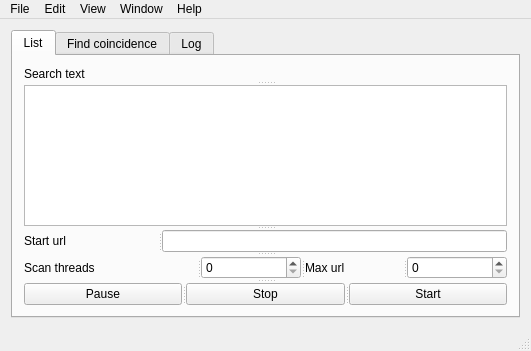
<?xml version="1.0" encoding="UTF-8"?>
<ui version="4.0">
 <class>MainWindow</class>
 <widget class="QMainWindow" name="MainWindow">
  <property name="geometry">
   <rect>
    <x>0</x>
    <y>0</y>
    <width>531</width>
    <height>351</height>
   </rect>
  </property>
  <property name="windowTitle">
   <string>URLFinder</string>
  </property>
  <widget class="QWidget" name="centralwidget">
   <layout class="QVBoxLayout" name="verticalLayout_4">
    <item>
     <widget class="QTabWidget" name="tabWidget">
      <property name="currentIndex">
       <number>0</number>
      </property>
      <widget class="QWidget" name="tab_list">
       <attribute name="title">
        <string>List</string>
       </attribute>
       <layout class="QVBoxLayout" name="verticalLayout">
        <item>
         <widget class="QSplitter" name="splitter_5">
          <property name="orientation">
           <enum>Qt::Vertical</enum>
          </property>
          <widget class="QSplitter" name="splitter_3">
           <property name="orientation">
            <enum>Qt::Vertical</enum>
           </property>
           <widget class="QLabel" name="label_search_text">
            <property name="text">
             <string>Search text</string>
            </property>
           </widget>
           <widget class="QPlainTextEdit" name="plainTextEdit_search_text"/>
          </widget>
          <widget class="QSplitter" name="splitter_2">
           <property name="orientation">
            <enum>Qt::Horizontal</enum>
           </property>
           <widget class="QLabel" name="label_start_utl">
            <property name="maximumSize">
             <size>
              <width>16777215</width>
              <height>40</height>
             </size>
            </property>
            <property name="text">
             <string>Start url</string>
            </property>
           </widget>
           <widget class="QLineEdit" name="lineEdit_url">
            <property name="enabled">
             <bool>true</bool>
            </property>
            <property name="maximumSize">
             <size>
              <width>16777215</width>
              <height>40</height>
             </size>
            </property>
           </widget>
          </widget>
          <widget class="QSplitter" name="splitter">
           <property name="orientation">
            <enum>Qt::Horizontal</enum>
           </property>
           <widget class="QLabel" name="label_scan_threads">
            <property name="maximumSize">
             <size>
              <width>16777215</width>
              <height>40</height>
             </size>
            </property>
            <property name="text">
             <string>Scan threads</string>
            </property>
           </widget>
           <widget class="QSpinBox" name="spinBox_number_scan_theads">
            <property name="maximumSize">
             <size>
              <width>16777215</width>
              <height>40</height>
             </size>
            </property>
           </widget>
           <widget class="QLabel" name="label_max_url">
            <property name="maximumSize">
             <size>
              <width>16777215</width>
              <height>40</height>
             </size>
            </property>
            <property name="text">
             <string>Max url</string>
            </property>
           </widget>
           <widget class="QSpinBox" name="spinBox_max_url">
            <property name="maximumSize">
             <size>
              <width>16777215</width>
              <height>40</height>
             </size>
            </property>
           </widget>
          </widget>
          <widget class="QSplitter" name="splitter_4">
           <property name="orientation">
            <enum>Qt::Horizontal</enum>
           </property>
           <widget class="QPushButton" name="pushButton_pause">
            <property name="maximumSize">
             <size>
              <width>16777215</width>
              <height>40</height>
             </size>
            </property>
            <property name="text">
             <string>Pause</string>
            </property>
           </widget>
           <widget class="QPushButton" name="pushButton_stop">
            <property name="maximumSize">
             <size>
              <width>16777215</width>
              <height>40</height>
             </size>
            </property>
            <property name="text">
             <string>Stop</string>
            </property>
           </widget>
           <widget class="QPushButton" name="pushButton_start">
            <property name="maximumSize">
             <size>
              <width>16777215</width>
              <height>40</height>
             </size>
            </property>
            <property name="text">
             <string>Start</string>
            </property>
           </widget>
          </widget>
         </widget>
        </item>
       </layout>
      </widget>
      <widget class="QWidget" name="tab_find_coincidence">
       <attribute name="title">
        <string>Find coincidence</string>
       </attribute>
       <layout class="QHBoxLayout" name="horizontalLayout">
        <item>
         <widget class="QSplitter" name="splitter_7">
          <property name="orientation">
           <enum>Qt::Horizontal</enum>
          </property>
          <widget class="QTextBrowser" name="textBrowser_find"/>
         </widget>
        </item>
       </layout>
      </widget>
      <widget class="QWidget" name="tab_log">
       <attribute name="title">
        <string>Log</string>
       </attribute>
       <layout class="QHBoxLayout" name="horizontalLayout_8">
        <item>
         <widget class="QTextBrowser" name="textBrowser_log"/>
        </item>
       </layout>
      </widget>
     </widget>
    </item>
   </layout>
  </widget>
  <widget class="QMenuBar" name="menubar">
   <property name="geometry">
    <rect>
     <x>0</x>
     <y>0</y>
     <width>531</width>
     <height>29</height>
    </rect>
   </property>
   <widget class="QMenu" name="menuFile">
    <property name="title">
     <string>File</string>
    </property>
    <addaction name="actionNew"/>
    <addaction name="actionExit"/>
   </widget>
   <widget class="QMenu" name="menuEdit">
    <property name="title">
     <string>Edit</string>
    </property>
    <addaction name="actionOptions"/>
   </widget>
   <widget class="QMenu" name="menuView">
    <property name="title">
     <string>View</string>
    </property>
   </widget>
   <widget class="QMenu" name="menuWindow">
    <property name="title">
     <string>Window</string>
    </property>
   </widget>
   <widget class="QMenu" name="menuHelp">
    <property name="title">
     <string>Help</string>
    </property>
    <addaction name="actionAbout"/>
    <addaction name="actionLicence"/>
    <addaction name="actionHelp"/>
   </widget>
   <addaction name="menuFile"/>
   <addaction name="menuEdit"/>
   <addaction name="menuView"/>
   <addaction name="menuWindow"/>
   <addaction name="menuHelp"/>
  </widget>
  <widget class="QStatusBar" name="statusbar"/>
  <action name="actionNew">
   <property name="text">
    <string>New</string>
   </property>
  </action>
  <action name="actionOpen">
   <property name="text">
    <string>Open</string>
   </property>
  </action>
  <action name="actionSave">
   <property name="text">
    <string>Save</string>
   </property>
  </action>
  <action name="actionSave_as">
   <property name="text">
    <string>Save as</string>
   </property>
  </action>
  <action name="actionImport_modeling">
   <property name="text">
    <string>Import modeling</string>
   </property>
  </action>
  <action name="actionExport_Modeling">
   <property name="text">
    <string>Export Modeling</string>
   </property>
  </action>
  <action name="actionExit">
   <property name="text">
    <string>Exit</string>
   </property>
  </action>
  <action name="actionUser_data">
   <property name="text">
    <string>User data</string>
   </property>
  </action>
  <action name="actionOptions">
   <property name="text">
    <string>Options</string>
   </property>
  </action>
  <action name="actionConnect">
   <property name="text">
    <string>Connect</string>
   </property>
  </action>
  <action name="actionDisconnect">
   <property name="text">
    <string>Disconnect</string>
   </property>
  </action>
  <action name="actionSeting">
   <property name="text">
    <string>Seting</string>
   </property>
  </action>
  <action name="actionEcho">
   <property name="text">
    <string>Echo</string>
   </property>
  </action>
  <action name="actionAbout">
   <property name="text">
    <string>About</string>
   </property>
  </action>
  <action name="actionLicence">
   <property name="text">
    <string>Licence</string>
   </property>
  </action>
  <action name="actionHelp">
   <property name="text">
    <string>Help</string>
   </property>
  </action>
  <action name="action_Editor_New">
   <property name="text">
    <string>New</string>
   </property>
  </action>
  <action name="action_Editor_Open">
   <property name="text">
    <string>Open</string>
   </property>
  </action>
  <action name="actionClear_history">
   <property name="text">
    <string>Clear history</string>
   </property>
  </action>
  <action name="actionFull_screen">
   <property name="checkable">
    <bool>true</bool>
   </property>
   <property name="text">
    <string>Full screen</string>
   </property>
  </action>
 </widget>
 <layoutdefault spacing="6" margin="11"/>
 <resources/>
 <connections>
  <connection>
   <sender>actionExit</sender>
   <signal>activated()</signal>
   <receiver>MainWindow</receiver>
   <slot>close()</slot>
   <hints>
    <hint type="sourcelabel">
     <x>-1</x>
     <y>-1</y>
    </hint>
    <hint type="destinationlabel">
     <x>265</x>
     <y>175</y>
    </hint>
   </hints>
  </connection>
 </connections>
</ui>
